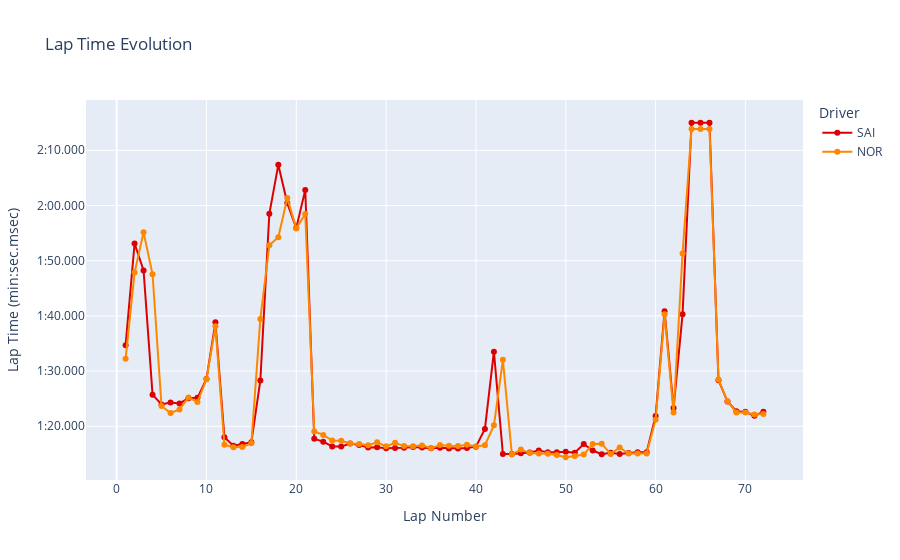

The code cell stored with this chart in its notebook:
### Markdown cell above
#### LAP TIME PLOTTING BETWEEN DRIVERS USING PLOTLY

### Code cell
def format_yaxis_labels(value):
    minutes = int(value // 60)
    seconds = int(value % 60)
    milliseconds = int((value % 1) * 1000)
    return f'{minutes}:{seconds:02}.{milliseconds:03}'
plot_data_list = []
for driver in drivers_to_plot:
    driver_data = merged_data[merged_data['Driver'] == driver].copy()
    driver_data['LapTime_sec'] = driver_data['LapTime'].dt.total_seconds()
    driver_data['TeamColor'] = get_team_color(driver)
    plot_data_list.append(driver_data)
plot_data = pd.concat(plot_data_list, ignore_index=True)

# Determine y-axis tick values for intervals of 10 seconds
max_lap_time_sec = plot_data['LapTime_sec'].max()
y_tick_values = list(range(0, int(max_lap_time_sec) + 10, 10))

plot_data['Minutes'] = plot_data['LapTime_sec'] // 60
plot_data['Seconds'] = plot_data['LapTime_sec'] % 60
plot_data['Milliseconds'] = (plot_data['LapTime_sec'] % 1) * 1000

# Create line plot with markers
fig = px.line(
    plot_data,
    x='LapNumber',
    y='LapTime_sec',
    color='Driver',
    hover_data={
        'LapTime_sec': False,
        'LapNumber': True,
        'TeamColor': False,
        'Driver': True
    },
    title='Lap Time Evolution',
    labels={
        'LapNumber': 'Lap Number',
        'LapTime_sec': 'Lap Time'
    },
    markers=True,
    color_discrete_map={driver: get_team_color(driver) for driver in drivers_to_plot}
)
# Update hover data to show formatted time
fig.update_traces(
    hovertemplate='<b>Driver</b>: %{customdata[3]}<br>' +
                  '<b>Lap Number</b>: %{x}<br>' +
                  '<b>Lap Time</b>: %{customdata[1]}:%{customdata[2]:02.0f}.%{customdata[4]:03.0f}<extra></extra>',
    customdata=plot_data[['LapTime_sec', 'Minutes', 'Seconds', 'Driver', 'Milliseconds']].to_numpy()
)
# Update y-axis to use formatted labels at 10-second intervals
fig.update_yaxes(
    tickvals=y_tick_values,
    ticktext=[format_yaxis_labels(val) for val in y_tick_values],
    title='Lap Time (min:sec.msec)'
)
fig.show()

### Figure 1 — Plotly figure (JSON) as saved in the notebook; plotly's stock layout.template omitted (floating-point values rounded to 4 significant figures; data arrays with more than 128 entries replaced by an {"elided": "..."} marker saying what was removed)
{"data": [{"customdata": {"elided": "144x5 mixed values"}, "hovertemplate": "<b>Driver</b>: %{customdata[3]}<br><b>Lap Number</b>: %{x}<br><b>Lap Time</b>: %{customdata[1]}:%{customdata[2]:02.0f}.%{customdata[4]:03.0f}<extra></extra>", "legendgroup": "SAI", "line": {"color": "#dc0000", "dash": "solid"}, "marker": {"symbol": "circle"}, "mode": "lines+markers", "name": "SAI", "orientation": "v", "showlegend": true, "type": "scatter", "x": [1, 2, 3, 4, 5, 6, 7, 8, 9, 10, 11, 12, 13, 14, 15, 16, 17, 18, 19, 20, 21, 22, 23, 24, 25, 26, 27, 28, 29, 30, 31, 32, 33, 34, 35, 36, 37, 38, 39, 40, 41, 42, 43, 44, 45, 46, 47, 48, 49, 50, 51, 52, 53, 54, 55, 56, 57, 58, 59, 60, 61, 62, 63, 64, 65, 66, 67, 68, 69, 70, 71, 72], "xaxis": "x", "y": [94.69, 113.1, 108.2, 85.73, 83.96, 84.3, 84.14, 85.06, 85.16, 88.58, 98.83, 78.0, 76.47, 76.78, 77.13, 88.3, 118.5, 127.4, 120.4, 115.9, 122.8, 77.72, 77.21, 76.34, 76.32, 76.88, 76.62, 76.14, 76.22, 76.04, 76.05, 76.11, 76.23, 76.15, 76.04, 76.12, 75.97, 75.96, 76.08, 76.31, 79.51, 93.52, 74.97, 74.96, 75.09, 75.25, 75.6, 75.28, 75.29, 75.39, 75.2, 76.79, 75.61, 74.93, 75.22, 74.99, 75.17, 75.3, 75.29, 81.84, 100.8, 83.32, 100.3, 135.0, 135.0, 135.0, 88.36, 84.48, 82.74, 82.61, 81.9, 82.65], "yaxis": "y"}, {"customdata": {"elided": "144x5 mixed values"}, "hovertemplate": "<b>Driver</b>: %{customdata[3]}<br><b>Lap Number</b>: %{x}<br><b>Lap Time</b>: %{customdata[1]}:%{customdata[2]:02.0f}.%{customdata[4]:03.0f}<extra></extra>", "legendgroup": "NOR", "line": {"color": "#ff8700", "dash": "solid"}, "marker": {"symbol": "circle"}, "mode": "lines+markers", "name": "NOR", "orientation": "v", "showlegend": true, "type": "scatter", "x": [1, 2, 3, 4, 5, 6, 7, 8, 9, 10, 11, 12, 13, 14, 15, 16, 17, 18, 19, 20, 21, 22, 23, 24, 25, 26, 27, 28, 29, 30, 31, 32, 33, 34, 35, 36, 37, 38, 39, 40, 41, 42, 43, 44, 45, 46, 47, 48, 49, 50, 51, 52, 53, 54, 55, 56, 57, 58, 59, 60, 61, 62, 63, 64, 65, 66, 67, 68, 69, 70, 71, 72], "xaxis": "x", "y": [92.23, 107.8, 115.1, 107.5, 83.69, 82.4, 83.05, 85.24, 84.39, 88.51, 98.11, 76.65, 76.2, 76.23, 76.93, 99.44, 112.8, 114.2, 121.4, 115.9, 118.5, 79.06, 78.44, 77.42, 77.36, 76.9, 76.8, 76.58, 77.11, 76.37, 77.01, 76.42, 76.37, 76.54, 76.03, 76.61, 76.47, 76.44, 76.63, 76.35, 76.56, 80.17, 92.04, 74.91, 75.78, 75.14, 75.09, 75.02, 74.8, 74.39, 74.62, 74.88, 76.79, 76.85, 75.0, 76.16, 75.05, 75.08, 75.08, 81.17, 100.3, 82.49, 111.3, 133.8, 133.8, 133.8, 88.46, 84.53, 82.51, 82.49, 82.13, 82.24], "yaxis": "y"}], "layout": {"legend": {"title": {"text": "Driver"}, "tracegroupgap": 0}, "title": {"text": "Lap Time Evolution"}, "xaxis": {"anchor": "y", "domain": [0, 1], "title": {"text": "Lap Number"}}, "yaxis": {"anchor": "x", "domain": [0, 1], "ticktext": ["0:00.000", "0:10.000", "0:20.000", "0:30.000", "0:40.000", "0:50.000", "1:00.000", "1:10.000", "1:20.000", "1:30.000", "1:40.000", "1:50.000", "2:00.000", "2:10.000", "2:20.000"], "tickvals": [0, 10, 20, 30, 40, 50, 60, 70, 80, 90, 100, 110, 120, 130, 140], "title": {"text": "Lap Time (min:sec.msec)"}}}}
